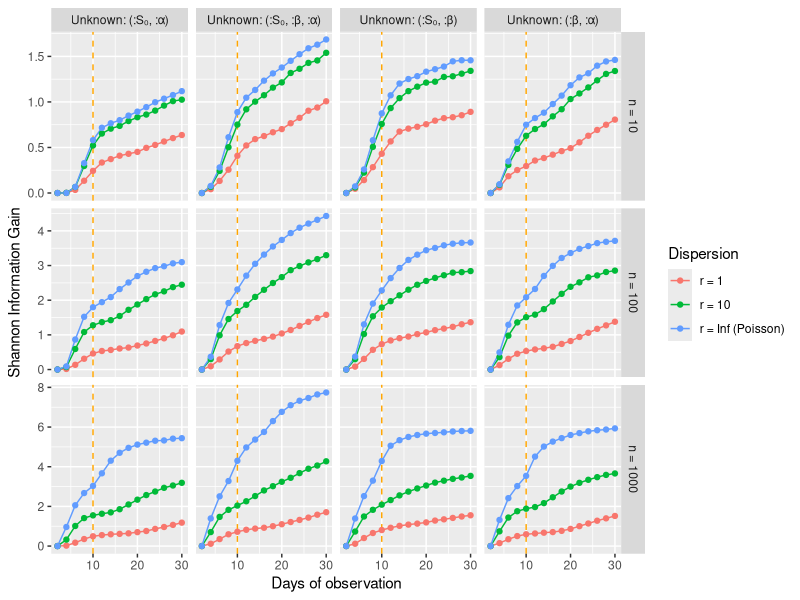
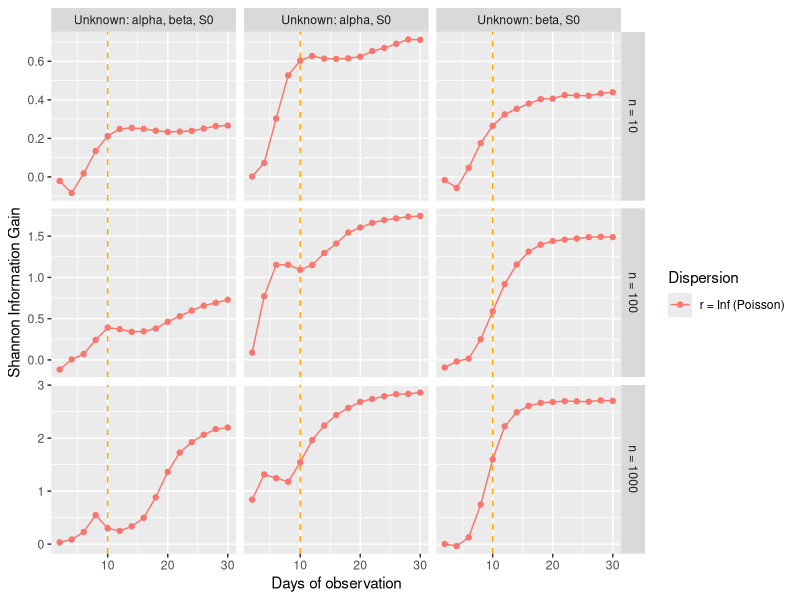

Recreate these plots in R, in order.
library(tidyverse)
library(ggthemes)

true_inf <- c(
    0.01, 0.017234986028274994, 0.029226916688214286, 0.0482619354074302, 0.07644676001950913, 0.11397801673090434, 0.15694203765403592,
    0.197068585361762, 0.22556384374277325, 0.23791293991026669, 0.2351898235396991, 0.22162345300496464, 0.2018696959400936, 
    0.1795447345733238, 0.15704515578805922, 0.13574849445435141, 0.11635024064541434, 0.09910377645846799, 0.08402199574081326, 0.0709903078468306, 0.059817465836561626, 0.05029848904490269, 0.04222657248401512, 0.03540215277236312, 
    0.029650387465228304, 0.024814410446680653, 0.02075294687536625, 0.017345265065778624, 0.014491436294653753, 0.012103619476697134, 0.010105741535796938
)
peak <- which.max(true_inf)
tsteps <- seq(2, length(true_inf)-1, by=2)

(inct_org <- read_csv("data/sims/increasing-tspan/results-03-18.csv"))

inct <- inct_org |>
    select(utils, obs_model, obs_params, param_comb, true=θtrue) |>
    mutate(utils=str_replace_all(utils, "Any|\\[|\\]", "")) |>
    separate(utils, str_c("u", tsteps), sep=",", convert=TRUE, fill="right") |>
    pivot_longer(matches("u\\d+"), names_to="t", values_to="SIG") |>
    mutate(t=as.double(str_extract(t, "\\d+")))

mylab <- function(x) paste0("Unknown: ", x)

inct |>
    mutate(
        rate=ifelse(str_detect(obs_params, "r"), str_extract(obs_params, "r = \\d+"), "r = Inf (Poisson)"),
        ntest=str_extract(obs_params, "n = \\d+")
    ) |>
    # filter(obs_model == "neg_binom") |>
    ggplot(aes(t, SIG, col=rate)) +
    geom_vline(xintercept=peak, col="orange", linetype="dashed") +
    geom_line() +
    geom_point() +
    facet_grid(ntest~param_comb, scales="free_y", labeller=labeller(param_comb=as_labeller(mylab))) +
    labs(x="Days of observation", y="Shannon Information Gain", col="Dispersion")

## Marginal plots ##

known_lab <- list(
    "Set([:α])" = "Unknown: beta, S0",
    "Set([:β])" = "Unknown: alpha, S0",
    "Set([:S₀])" = "Unknown: alpha, beta",
    "Set{Symbol}()" = "Unknown: alpha, beta, S0"
)

recover_sig <- function(df, var) {
    df |> mutate("{{var}}":=str_replace_all({{var}}, "Any|\\[|\\]", "")) |>
        separate({{var}}, str_c("u", tsteps), sep=",", convert=TRUE, fill="right") |>
        pivot_longer(matches("u\\d+"), names_to="t", values_to="SIG") |>
        mutate(t=as.double(str_extract(t, "\\d+")))
}

(marg_org <- read_csv("data/sims/increasing-tspan/results-03-21.csv", na="missing"))

marg <- marg_org |>
    mutate(known=map_chr(known, ~known_lab[[.x]])) |>
    select(-path, -gitcommit, true=θtrue, sig_beta=`sig-β`, sig_alpha=`sig-α`, sig_S0=`sig-S₀`)

marg_beta <- marg |>
    recover_sig(sig_S0)

marg_beta |>
    drop_na(SIG) |>
    mutate(
        rate=ifelse(str_detect(obs_params, "r"), str_extract(obs_params, "r = \\d+"), "r = Inf (Poisson)"),
        ntest=str_extract(obs_params, "n = \\d+")
    ) |>
    ggplot(aes(t, SIG, col=rate)) +
    geom_vline(xintercept=peak, col="orange", linetype="dashed") +
    geom_line() +
    geom_point() +
    facet_grid(ntest~known, scales="free_y") +
    labs(x="Days of observation", y="Shannon Information Gain", col="Dispersion")
